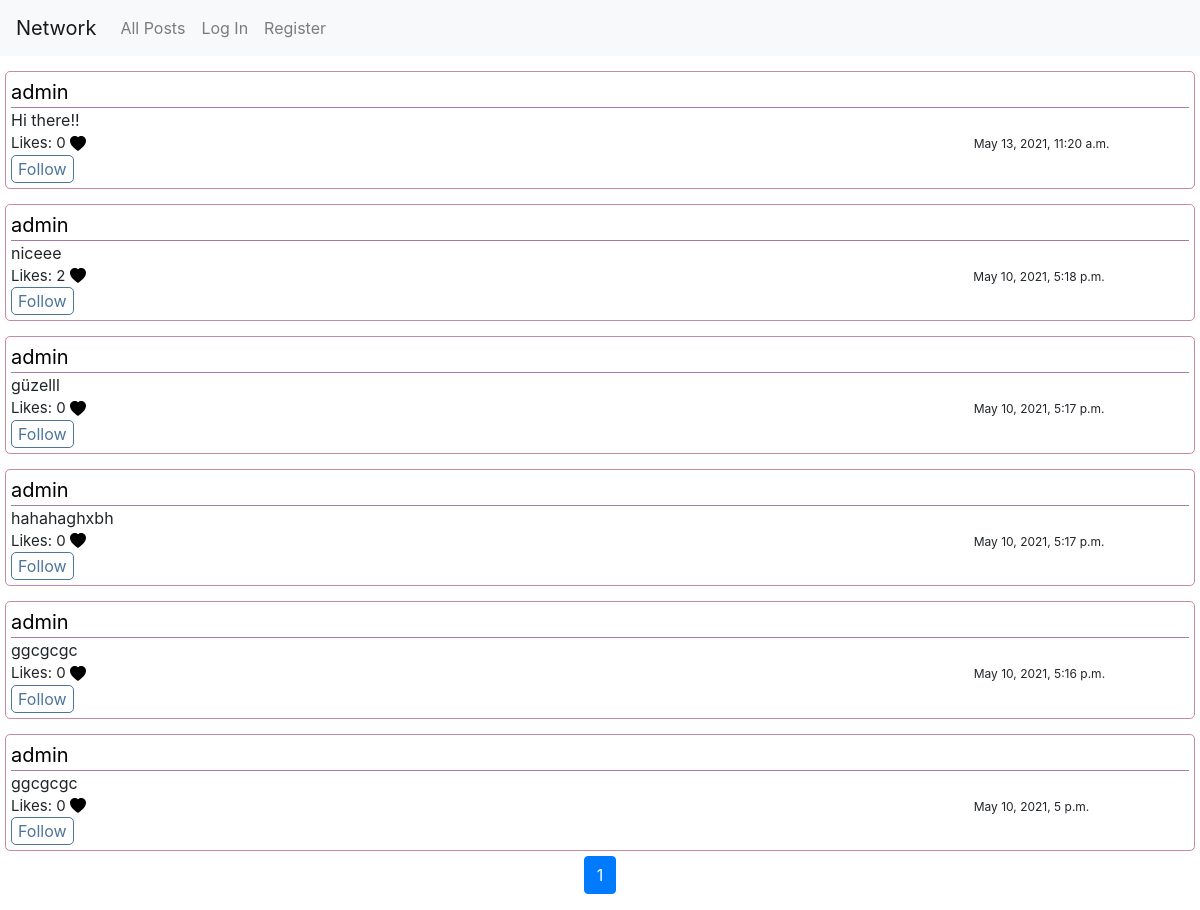
The page /following/2 on the database its author committed.
### network/models.py (models this page shows, shortened)
class Post(models.Model):
    author = models.ForeignKey(User,on_delete=models.CASCADE,related_name="author")
    body = models.TextField()
    date = models.DateTimeField(auto_now_add=True)
    likes = models.ManyToManyField(User,blank=True, related_name="likes")

class User(AbstractUser):
    followers = models.ManyToManyField('self', blank=True, related_name='u_followers', symmetrical=False)
    following = models.ManyToManyField('self', blank=True, related_name='u_following', symmetrical=False)

### network/views.py (the view)
# urls.py: path("following/<int:id>",views.following, name="following"),
def following(request,id):
    following = User.objects.get(id=id).following.all()
    posts = Post.objects.filter(author__in=following).order_by('-date')
    paginator=Paginator(posts,10)
    page_number=request.GET.get("page")
    page_obj=paginator.get_page(page_number)
    return render(request, "network/profile.html",{
        "posts":posts,
         "page_obj":page_obj,
    })

### network/templates/network/profile.html (shortened to what this page needs)
{% extends "network/layout.html" %}
{% block body %}
{% load static %}
{% for post in page_obj%}
<div class="main-user-div">
    <div class="user-div"><a href="{% url 'profile' post.author.id %}">{{ post.author}}</a></div>
    <div class="content-div" id="post-{{post.id}}">{{ post.body}} </div>
    <div class="like-div" >Likes: <span id="like-count-{{post.id}}">{{post.likes.all.count}}</span>
        <svg xmlns="http://www.w3.org/2000/svg"
        width="16"
        height="16"
        fill="
        {% if user in post.likes.all %}
        red
        {% else %}
        black
        {% endif %}"
        class="bi bi-heart-fill"
        viewBox="0 0 16 16"
        data-id="{{ post.id }}"
        data-user="{{ post.author.id }}">
        <path fill-rule="evenodd" d="M8 1.314C12.438-3.248 23.534 4.735 8 15-7.534 4.736 3.562-3.248 8 1.314z"/>
        </svg>
        <span class="date-span">{{post.date}}</span>
    </div>
    {% if request.user == post.author %}
    <div>
        <button class="submit-post edit-btn" data-id="{{ post.id }}">Edit</button>
    </div>
    {% else %}
    <div>
        <button class="follow-btn" data-id="{{ post.id }}" data-user="{{ post.author.id }}" >
            {% if post.author in request.user.following.all %}
            Unfollow
            {% else %}
            Follow
            {% endif %}
        </button>
    </div>
    {% endif %}
</div>
{% endfor %}
<footer aria-label="Page navigation example">
    <ul class="pagination justify-content-center">
      {% for page in page_obj.paginator.page_range %}
      {% if page == page_obj.number %}
      <li class="page-item active" aria-current="page">
        <a class="page-link" href="?page={{ page }}">{{ page }} <span class="sr-only">(current)</span></a>
    </li>
    {% else %}
    <li class="page-item"><a class="page-link" href="?page={{ page }}">{{ page }}</a></li>
    {% endif %}
      {% endfor%}
    </ul>
</footer>
{% endblock %}

### network/static/network/styles.css (style rules this page uses)
.main-user-div { padding: 5px; margin:5px; margin-top: 15px; border: 1px solid rgb(201, 137, 159); border-radius: 5px; }
.user-div { border-bottom: 1px solid rgb(165, 123, 165); font-size: 20px; }
a { color: black; text-decoration: none; }
.like-div { font-size: 15px; }
.date-span { margin-left: 75%; font-size: 12px; }
.follow-btn { border: 1px solid rgb(77, 117, 155); border-radius: 5px; background-color: white; color: rgb(77, 117, 155); }

### rows shown on the page
Post: author "admin", body "Hi there!!", likes.all.count "0", date "May 13, 2021, 11:20 a.m.", shows "Follow"
Post: author "admin", body "niceee", likes.all.count "2", date "May 10, 2021, 5:18 p.m.", shows "Follow"
Post: author "admin", body "güzelll", likes.all.count "0", date "May 10, 2021, 5:17 p.m.", shows "Follow"
Post: author "admin", body "hahahaghxbh", likes.all.count "0", date "May 10, 2021, 5:17 p.m.", shows "Follow"
Post: author "admin", body "ggcgcgc", likes.all.count "0", date "May 10, 2021, 5:16 p.m.", shows "Follow"
Post: author "admin", body "ggcgcgc", likes.all.count "0", date "May 10, 2021, 5 p.m.", shows "Follow"

### other values the page prints
{{ page }} "1"
